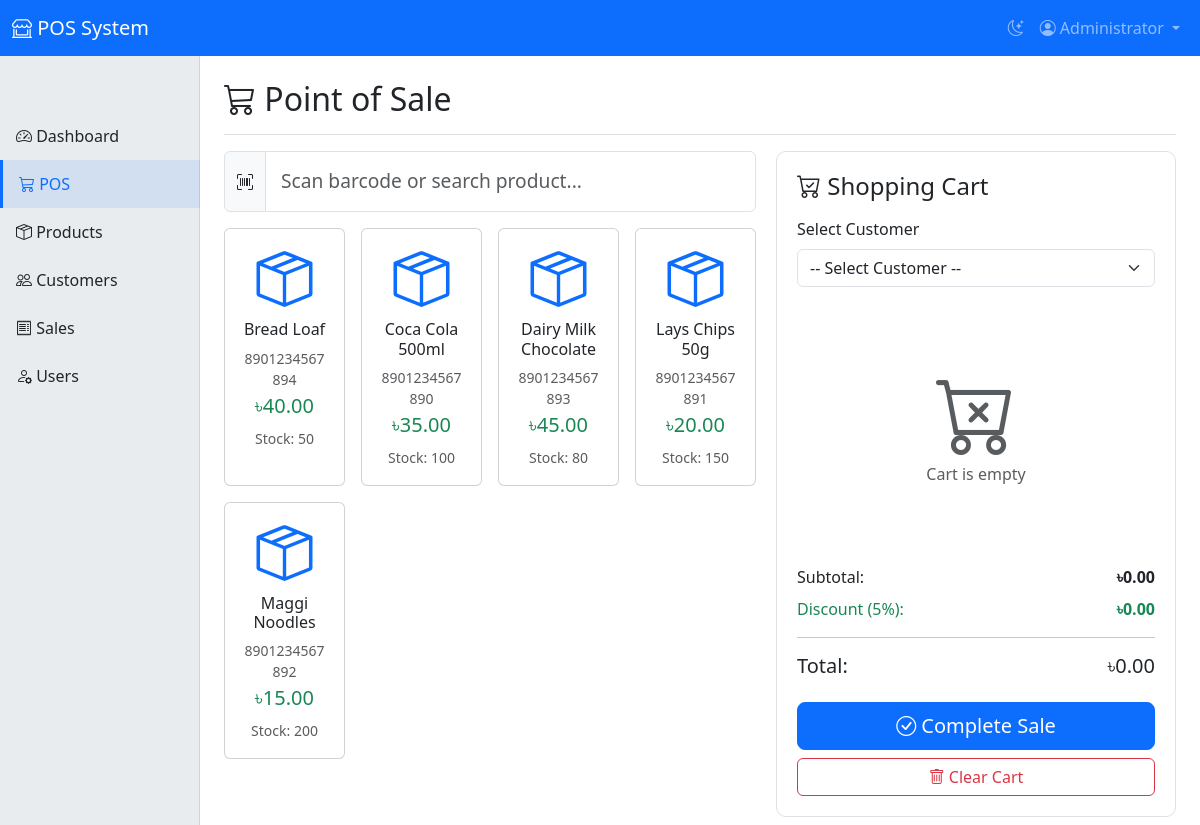
The app's page /pos.php (signed in) with its own data.
### tables this page shows
CREATE TABLE products (
    id INT PRIMARY KEY AUTO_INCREMENT,
    name VARCHAR(100) NOT NULL,
    category VARCHAR(50),
    barcode VARCHAR(50) UNIQUE NOT NULL,
    buying_price DECIMAL(10,2) NOT NULL,
    selling_price DECIMAL(10,2) NOT NULL,
    stock INT DEFAULT 0,
    created_at TIMESTAMP DEFAULT CURRENT_TIMESTAMP,
    updated_at TIMESTAMP DEFAULT CURRENT_TIMESTAMP ON UPDATE CURRENT_TIMESTAMP
);

### config.php (called while the page is built, shortened)
<?php
function isAdmin()
{
    return isset($_SESSION['role']) && $_SESSION['role'] === 'admin';
}

### pos.php (the view, shortened to what this page needs)
<?php
require_once 'header.php';
?>
<div class="d-flex justify-content-between flex-wrap flex-md-nowrap align-items-center pb-2 mb-3 border-bottom">
    <h1 class="h2"><i class="bi bi-cart3"></i> Point of Sale</h1>
</div>
<div class="pos-container">
    <div class="products-panel">
        <div class="mb-3">
            <div class="input-group">
                <span class="input-group-text"><i class="bi bi-upc-scan"></i></span>
                <input type="text" class="form-control barcode-input" id="barcodeInput"
                    placeholder="Scan barcode or search product..." autofocus>
            </div>
        </div>
        <div class="row g-3" id="productsGrid">
            <?php
            $products = $conn->query("SELECT * FROM products WHERE stock > 0 ORDER BY name");
            while ($product = $products->fetch_assoc()):
            ?>
                <div class="col-md-3">
                    <div class="card product-card" onclick='addToCart(<?php echo json_encode($product); ?>)'>
                        <div class="card-body text-center">
                            <i class="bi bi-box-seam display-4 text-primary"></i>
                            <h6 class="mt-2"><?php echo $product['name']; ?></h6>
                            <p class="text-muted small mb-1"><?php echo $product['barcode']; ?></p>
                            <h5 class="text-success">৳<?php echo number_format($product['selling_price'], 2); ?></h5>
                            <small class="text-muted">Stock: <?php echo $product['stock']; ?></small>
                        </div>
                    </div>
                </div>
            <?php endwhile; ?>
        </div>
    </div>
    <div class="cart-panel">
        <h4 class="mb-3"><i class="bi bi-cart-check"></i> Shopping Cart</h4>
        <div class="mb-3">
            <label class="form-label">Select Customer</label>
            <select class="form-select" id="customerId" required>
                <option value="">-- Select Customer --</option>
            </select>
        </div>
        <div class="cart-items" id="cartItems">
            <div class="text-center text-muted py-5">
                <i class="bi bi-cart-x display-1"></i>
                <p>Cart is empty</p>
            </div>
        </div>
        <div class="cart-summary">
            <div class="d-flex justify-content-between mb-2">
                <span>Subtotal:</span>
                <strong id="subtotal">৳0.00</strong>
            </div>
            <div class="d-flex justify-content-between mb-2 text-success">
                <span>Discount (5%):</span>
                <strong id="discount">৳0.00</strong>
            </div>
            <hr>
            <div class="d-flex justify-content-between mb-3">
                <h5>Total:</h5>
                <h5 id="total">৳0.00</h5>
            </div>
            <button class="btn btn-primary btn-lg w-100" onclick="completeSale()">
                <i class="bi bi-check-circle"></i> Complete Sale
            </button>
            <button class="btn btn-outline-danger w-100 mt-2" onclick="clearCart()">
                <i class="bi bi-trash"></i> Clear Cart
            </button>
        </div>
    </div>
</div>
<?php require_once 'footer.php'; ?>

### header.php (shortened to what this page needs)
<?php
require_once 'config.php';
$theme = isset($_COOKIE['theme']) ? $_COOKIE['theme'] : 'light';
?>
<!DOCTYPE html>
<html lang="en" data-bs-theme="<?php echo $theme; ?>">
<head>
    <link href="https://cdn.jsdelivr.net/npm/bootstrap@5.3.0/dist/css/bootstrap.min.css" rel="stylesheet">
    <link rel="stylesheet" href="https://cdn.jsdelivr.net/npm/bootstrap-icons@1.10.0/font/bootstrap-icons.css">
</head>
<body>
    <nav class="navbar navbar-expand-lg navbar-dark bg-primary fixed-top no-print">
        <div class="container-fluid">
            <a class="navbar-brand" href="dashboard.php">
                <i class="bi bi-shop-window"></i> POS System
            </a>
            <div class="collapse navbar-collapse" id="navbarNav">
                <ul class="navbar-nav ms-auto">
                    <li class="nav-item">
                        <button class="btn btn-link nav-link" onclick="toggleTheme()">
                            <i class="bi bi-moon-stars" id="themeIcon"></i>
                        </button>
                    </li>
                    <li class="nav-item dropdown">
                        <a class="nav-link dropdown-toggle" href="#" role="button" data-bs-toggle="dropdown">
                            <i class="bi bi-person-circle"></i> <?php echo $_SESSION['fullname']; ?>
                        </a>
                    </li>
                </ul>
            </div>
        </div>
    </nav>
    <div class="container-fluid no-print">
        <div class="row">
            <nav class="col-md-2 d-md-block bg-body-secondary sidebar">
                <div class="sidebar-sticky">
                    <ul class="nav flex-column">
                        <li class="nav-item">
                            <a class="nav-link <?php echo basename($_SERVER['PHP_SELF']) == 'dashboard.php' ? 'active' : ''; ?>" href="dashboard.php">
                                <i class="bi bi-speedometer2"></i> Dashboard
                            </a>
                        </li>
                        <li class="nav-item">
                            <a class="nav-link <?php echo basename($_SERVER['PHP_SELF']) == 'pos.php' ? 'active' : ''; ?>" href="pos.php">
                                <i class="bi bi-cart3"></i> POS
                            </a>
                        </li>
                        <li class="nav-item">
                            <a class="nav-link <?php echo basename($_SERVER['PHP_SELF']) == 'products.php' ? 'active' : ''; ?>" href="products.php">
                                <i class="bi bi-box-seam"></i> Products
                            </a>
                        </li>
                        <li class="nav-item">
                            <a class="nav-link <?php echo basename($_SERVER['PHP_SELF']) == 'customers.php' ? 'active' : ''; ?>" href="customers.php">
                                <i class="bi bi-people"></i> Customers
                            </a>
                        </li>
                        <li class="nav-item">
                            <a class="nav-link <?php echo basename($_SERVER['PHP_SELF']) == 'sales.php' ? 'active' : ''; ?>" href="sales.php">
                                <i class="bi bi-receipt"></i> Sales
                            </a>
                        </li>
                        <?php if (isAdmin()): ?>
                        <li class="nav-item">
                            <a class="nav-link <?php echo basename($_SERVER['PHP_SELF']) == 'users.php' ? 'active' : ''; ?>" href="users.php">
                                <i class="bi bi-person-gear"></i> Users
                            </a>
                        </li>
                        <?php endif; ?>
                    </ul>
                </div>
            </nav>
            <main class="col-md-10 ms-sm-auto px-md-4 py-4">

### footer.php (shortened to what this page needs)
</main>
        </div>
    </div>
</body>
</html>

### header.php (style rules this page uses)
body { padding-top: 56px; }
.sidebar { position: fixed; top: 56px; bottom: 0; left: 0; z-index: 100; padding: 48px 0 0; box-shadow: inset -1px 0 0 rgba(0, 0, 0, .1); }
.sidebar-sticky { position: relative; top: 0; height: calc(100vh - 48px); padding-top: .5rem; overflow-x: hidden; overflow-y: auto; }
.sidebar .nav-link { color: inherit; padding: 0.75rem 1rem; }
.sidebar .nav-link.active { background-color: rgba(var(--bs-primary-rgb), 0.1); color: var(--bs-primary); border-left: 3px solid var(--bs-primary); }
main { margin-left: 240px; }

### pos.php (style rules this page uses)
.pos-container { display: grid; grid-template-columns: 1fr 400px; gap: 20px; height: calc(100vh - 150px); }
.products-panel { overflow-y: auto; }
.cart-panel { background: var(--bs-body-bg); border: 1px solid var(--bs-border-color); border-radius: 10px; padding: 20px; display: flex; flex-direction: column; }
.cart-items { flex: 1; overflow-y: auto; margin: 15px 0; }
.product-card { cursor: pointer; transition: all 0.3s; height: 100%; }
.barcode-input { font-size: 1.2rem; padding: 15px; }

### records on screen
products: name "Bread Loaf", barcode "8901234567894", selling_price "40.00", stock "50"
products: name "Coca Cola 500ml", barcode "8901234567890", selling_price "35.00", stock "100"
products: name "Dairy Milk Chocolate", barcode "8901234567893", selling_price "45.00", stock "80"
products: name "Lays Chips 50g", barcode "8901234567891", selling_price "20.00", stock "150"
products: name "Maggi Noodles", barcode "8901234567892", selling_price "15.00", stock "200"

### other values on screen
$_SESSION['fullname'] "Administrator"
